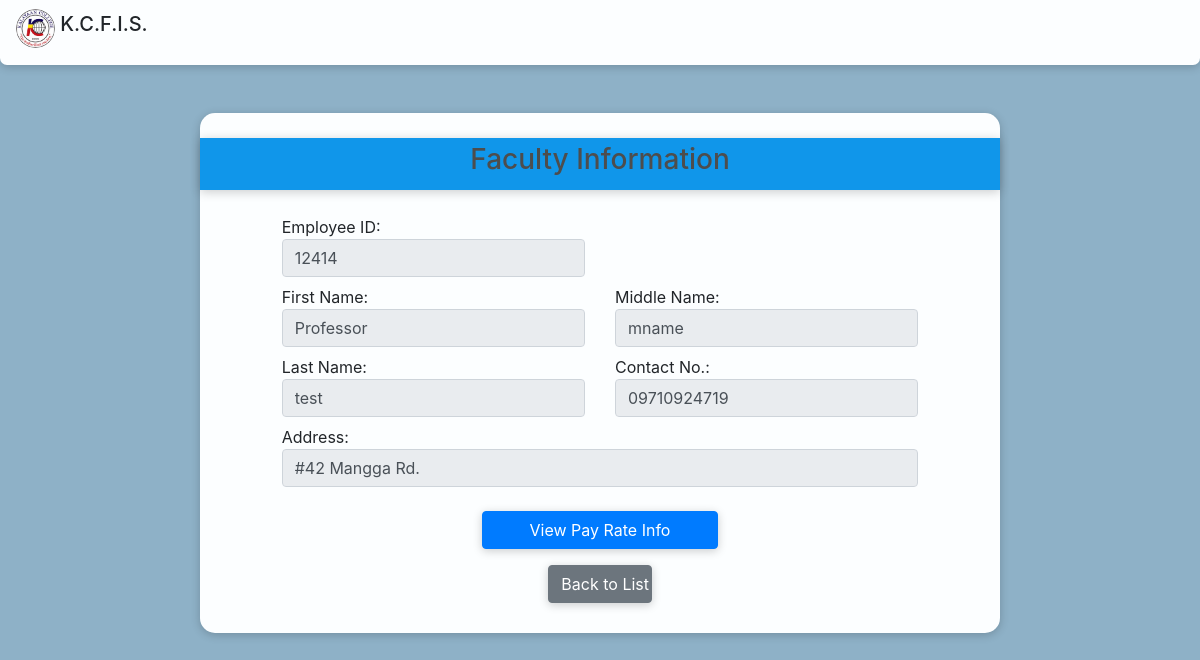
Page /view_faculty.php?facid=1 on the committed database.
### tables this page shows
CREATE TABLE `facultyinfotab` (
  `facID` int(11) NOT NULL AUTO_INCREMENT,
  `lname` varchar(30) NOT NULL,
  `fname` varchar(30) NOT NULL,
  `mname` varchar(30) NOT NULL,
  `contactno` text NOT NULL,
  `employeeID` text NOT NULL,
  `address` varchar(100) NOT NULL,
  PRIMARY KEY (`facID`)
);

### view_faculty.php (the view, shortened to what this page needs)
<?php
  require_once "template.php";
?>
    <div class="container form-box">
      <div class="row form-group form-title">
        <div class="col-sm-12 text-center h3">
          Faculty Information
        </div>
      </div>
      <?php
      require 'includes/db.inc.php';
        $sql = "SELECT *
                FROM facultyinfotab
                WHERE facID = ?";
        $stmt = $conn->prepare($sql);
        $stmt->bind_param("s", $_GET['facid']);
        $stmt->execute();
        $result = $stmt->get_result();
        while($row = $result->fetch_assoc()){
          $facID = $row['facID'];
          $employeeID = $row['employeeID'];
          $lname = $row['lname'];
          $fname = $row['fname'];
          $mname = $row['mname'];
          $contactno = $row['contactno'];
          $address = $row['address'];
        }
      ?>
      <div class="row">
        <label for="employeeID" class="col-sm-5 offset-sm-1">Employee ID:
          <input disabled value="<?php echo empty($employeeID) ? "" : $employeeID; ?>" type="text" class="form-control" id="employeeID" name="employeeID">
        </label>
      </div>
      <div class="row">
        <label for="fname" class="col-sm-5 offset-sm-1">First Name:
          <input disabled value="<?php echo empty($fname) ? "" : $fname; ?>" type="text" class="form-control" id="fname" name="fname">
        </label>
        <label for="mname" class="col-sm-5">Middle Name:
          <input disabled value="<?php echo empty($mname) ? "" : $mname; ?>" type="text" class="form-control" id="mname" name="mname">
        </label>
      </div>
      <div class="row">
        <label for="lname" class="col-sm-5 offset-sm-1">Last Name:
          <input disabled value="<?php echo empty($lname) ? "" : $lname; ?>" type="text" class="form-control" id="lname" name="lname">
        </label>
        <label for="contactno" class="col-sm-5">Contact No.:
          <input disabled value="<?php echo empty($contactno) ? "" : $contactno; ?>" type="text" class="form-control" id="contactno" name="contactno">
        </label>
      </div>
      <div class="row form-group">
        <label for="address" class="col-sm-10 offset-sm-1">Address:
          <input disabled value="<?php echo empty($address) ? "" : $address; ?>" type="text" class="form-control" id="address" name="address">
        </label>
      </div>
      <div class="row form-group">
        <div class="col-sm-4 offset-sm-4">
          <input type="submit" onclick="document.location='faculty_payrate_info.php?facid=<?php echo $facID ?>'" value="View Pay Rate Info" name="staffid" class="btn btn-primary btn-block"/>
        </div>
      </div>
      <div class="row">
        <div class="col-sm-2 offset-sm-5">
          <input type="submit" onclick="document.location='search_faculty.php'" value="Back to List" name="studid" class="btn btn-secondary btn-block  "/>
        </div>
      </div>
    </div>

### template.php (style rules this page uses)
.btn { box-shadow: 0 2px 10px rgba(0, 0, 0, 0.2); }
.form-box { border-radius: 15px; height: auto; width: 800px; background-color: #FCFEFF; padding-top: 25px; padding-bottom: 30px; margin-bottom: 60px; box-shadow: 0 2px 10px rgba(0, 0, 0, 0.2); --font-family-sans-serif: -apple-system,BlinkMacSystemFont,"Segoe UI",Roboto,"Helvetica Neue",Arial,"Noto Sans",sans-serif,"Apple Color Emoji","Segoe UI Emoji","Segoe UI Symbol","Noto Color Emoji"; --font-family-monospace: SFMono-Regular,Menlo,Monaco,Consolas,"Liberation Mono","Courier New",monospace; }
.form-title { box-shadow: 0 2px 10px rgba(0, 0, 0, 0.2); background-color: #1096EA; padding-top: 5px; padding-bottom: 5px; margin-bottom: 25px; color: #4d4d4d; }

### rows in the picture
facultyinfotab: employeeID "12414", fname "Professor", mname "mname", lname "test", contactno "09710924719", address "#42 Mangga Rd."
